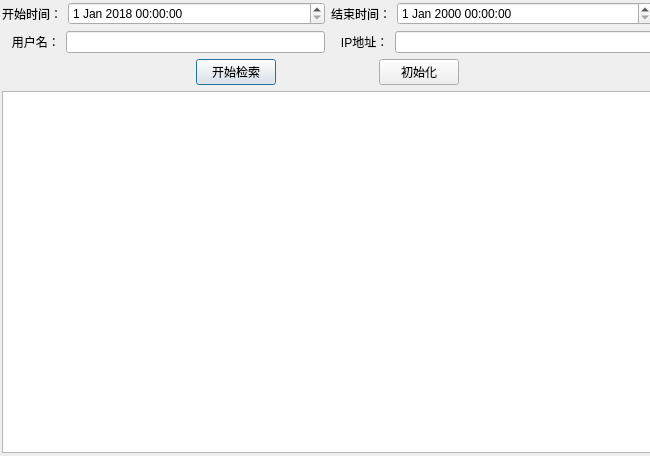
<?xml version="1.0" encoding="UTF-8"?>
<ui version="4.0">
 <class>Dialog</class>
 <widget class="QDialog" name="Dialog">
  <property name="geometry">
   <rect>
    <x>0</x>
    <y>0</y>
    <width>650</width>
    <height>456</height>
   </rect>
  </property>
  <property name="windowTitle">
   <string>Dialog</string>
  </property>
  <widget class="QWidget" name="">
   <property name="geometry">
    <rect>
     <x>2</x>
     <y>2</y>
     <width>651</width>
     <height>451</height>
    </rect>
   </property>
   <layout class="QVBoxLayout" name="verticalLayout">
    <item>
     <layout class="QGridLayout" name="gridLayout">
      <item row="0" column="0">
       <layout class="QHBoxLayout" name="horizontalLayout">
        <item>
         <widget class="QLabel" name="start_label">
          <property name="text">
           <string>开始时间：</string>
          </property>
         </widget>
        </item>
        <item>
         <widget class="QDateTimeEdit" name="start_time">
          <property name="sizePolicy">
           <sizepolicy hsizetype="Expanding" vsizetype="Fixed">
            <horstretch>0</horstretch>
            <verstretch>0</verstretch>
           </sizepolicy>
          </property>
          <property name="dateTime">
           <datetime>
            <hour>0</hour>
            <minute>0</minute>
            <second>0</second>
            <year>2018</year>
            <month>1</month>
            <day>1</day>
           </datetime>
          </property>
         </widget>
        </item>
       </layout>
      </item>
      <item row="1" column="1">
       <layout class="QHBoxLayout" name="horizontalLayout_4">
        <item>
         <widget class="QLabel" name="ip">
          <property name="text">
           <string>   IP地址：</string>
          </property>
         </widget>
        </item>
        <item>
         <widget class="QLineEdit" name="ip_edit"/>
        </item>
       </layout>
      </item>
      <item row="1" column="0">
       <layout class="QHBoxLayout" name="horizontalLayout_3">
        <item>
         <widget class="QLabel" name="user">
          <property name="text">
           <string>   用户名：</string>
          </property>
         </widget>
        </item>
        <item>
         <widget class="QLineEdit" name="user_edit"/>
        </item>
       </layout>
      </item>
      <item row="0" column="1">
       <layout class="QHBoxLayout" name="horizontalLayout_2">
        <item>
         <widget class="QLabel" name="end_label">
          <property name="text">
           <string>结束时间：</string>
          </property>
         </widget>
        </item>
        <item>
         <widget class="QDateTimeEdit" name="end_time">
          <property name="sizePolicy">
           <sizepolicy hsizetype="Expanding" vsizetype="Fixed">
            <horstretch>0</horstretch>
            <verstretch>0</verstretch>
           </sizepolicy>
          </property>
         </widget>
        </item>
       </layout>
      </item>
     </layout>
    </item>
    <item>
     <layout class="QHBoxLayout" name="horizontalLayout_5" stretch="2,0,1,0,2">
      <item>
       <spacer name="horizontalSpacer">
        <property name="orientation">
         <enum>Qt::Horizontal</enum>
        </property>
        <property name="sizeHint" stdset="0">
         <size>
          <width>40</width>
          <height>20</height>
         </size>
        </property>
       </spacer>
      </item>
      <item>
       <widget class="QPushButton" name="submit">
        <property name="sizePolicy">
         <sizepolicy hsizetype="Fixed" vsizetype="Fixed">
          <horstretch>0</horstretch>
          <verstretch>0</verstretch>
         </sizepolicy>
        </property>
        <property name="text">
         <string>开始检索</string>
        </property>
       </widget>
      </item>
      <item>
       <spacer name="horizontalSpacer_2">
        <property name="orientation">
         <enum>Qt::Horizontal</enum>
        </property>
        <property name="sizeHint" stdset="0">
         <size>
          <width>40</width>
          <height>20</height>
         </size>
        </property>
       </spacer>
      </item>
      <item>
       <widget class="QPushButton" name="reset">
        <property name="sizePolicy">
         <sizepolicy hsizetype="Fixed" vsizetype="Fixed">
          <horstretch>0</horstretch>
          <verstretch>0</verstretch>
         </sizepolicy>
        </property>
        <property name="text">
         <string>初始化</string>
        </property>
       </widget>
      </item>
      <item>
       <spacer name="horizontalSpacer_3">
        <property name="orientation">
         <enum>Qt::Horizontal</enum>
        </property>
        <property name="sizeHint" stdset="0">
         <size>
          <width>40</width>
          <height>20</height>
         </size>
        </property>
       </spacer>
      </item>
     </layout>
    </item>
    <item>
     <widget class="QListView" name="list_res"/>
    </item>
   </layout>
  </widget>
 </widget>
 <resources/>
 <connections/>
</ui>
